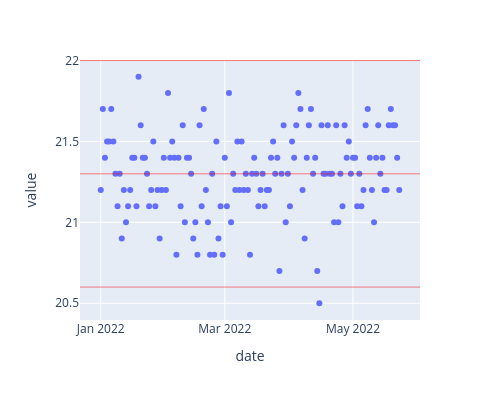

The notebook cell saved with this chart:
### Code cell
#plotly
fig = px.scatter(data_frame=df_ins_A, x='date', y='value', width=500, height=400)
fig.add_hline(df_ins_A['lower_spec'].iloc[-1], line_color='red', line_width=0.5)
fig.add_hline(df_ins_A['upper_spec'].iloc[-1], line_color='red', line_width=0.5)
fig.add_hline(df_ins_A['target'].iloc[-1], line_color='red', line_width=0.5)

### Figure 1 — Plotly figure (JSON) as saved in the notebook; plotly's stock layout.template omitted (floating-point values rounded to 4 significant figures; data arrays with more than 128 entries replaced by an {"elided": "..."} marker saying what was removed)
{"data": [{"hovertemplate": "date=%{x}<br>value=%{y}<extra></extra>", "legendgroup": "", "marker": {"color": "#636efa", "symbol": "circle"}, "mode": "markers", "name": "", "orientation": "v", "showlegend": false, "type": "scatter", "x": {"elided": "143 str values"}, "xaxis": "x", "y": {"elided": "143 float values"}, "yaxis": "y"}], "layout": {"height": 400, "legend": {"tracegroupgap": 0}, "margin": {"t": 60}, "shapes": [{"line": {"color": "red", "width": 0.5}, "type": "line", "x0": 0, "x1": 1, "xref": "x domain", "y0": 20.6, "y1": 20.6, "yref": "y"}, {"line": {"color": "red", "width": 0.5}, "type": "line", "x0": 0, "x1": 1, "xref": "x domain", "y0": 22, "y1": 22, "yref": "y"}, {"line": {"color": "red", "width": 0.5}, "type": "line", "x0": 0, "x1": 1, "xref": "x domain", "y0": 21.3, "y1": 21.3, "yref": "y"}], "width": 500, "xaxis": {"anchor": "y", "domain": [0, 1], "title": {"text": "date"}}, "yaxis": {"anchor": "x", "domain": [0, 1], "title": {"text": "value"}}}}
